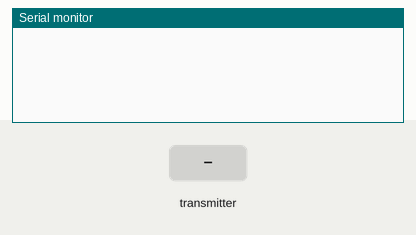
The sketch below on a simulated Arduino Uno, built with avr-gcc and run on an emulated ATmega328P. Parts: the last lines printed to the serial monitor. Inputs (shaded band) come from the test bench. No radio packets arrive unless stated.

Above: at 1.2 s.
1.3 s: the transmitter starts sending signal = 0
At 1.37 s:
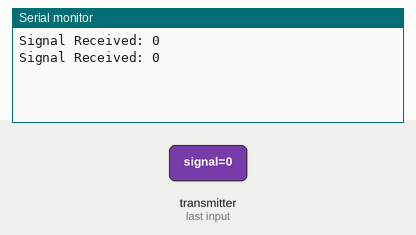
3.2 s: the transmitter starts sending signal = 64
At 3.27 s:
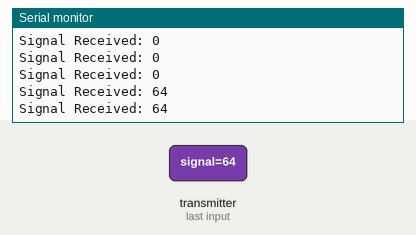

Measured:
- after the input at 1.3 s, the serial monitor: prints a new line at once (image 1)
- after the input at 3.2 s, the serial monitor: prints a new line at once (image 2)

The sketch:

receiver_code.ino
```cpp
#include <SPI.h>
#include <nRF24L01.h>
#include <RF24.h>

#define CE_PIN 9
#define CSN_PIN 10

RF24 radio(CE_PIN, CSN_PIN);
const byte address[6] = "00001";

void setup() {
  Serial.begin(9600);
  radio.begin();
  radio.openReadingPipe(0, address);
  radio.setPALevel(RF24_PA_LOW);
  radio.startListening(); // Set as receiver
}

void loop() {
  if (radio.available()) {
    byte signal = 0;
    radio.read(&signal, sizeof(signal));
    Serial.print("Signal Received: ");
    Serial.println(signal);
  }
}
```
